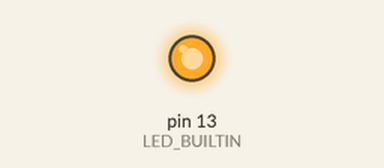
This sketch was run on a simulated Arduino Uno, built with avr-gcc and run on an emulated ATmega328P. On the bench: output pins drawn as LEDs (lit = HIGH). What the sketch prints to the serial monitor is not drawn.

Above: at 2.3 s.
At 21.0 s:
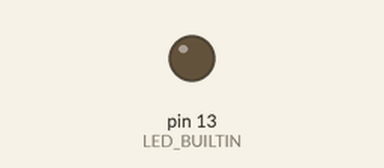
Timing chart, 0 to 29.3 s (numbered marks = the images above):
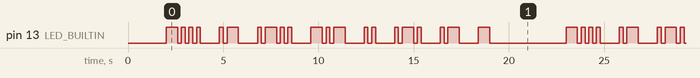

Measured:
- by itself, pin 13 (LED_BUILTIN): moves between LOW and HIGH, repeating every 21.0 s
- by itself, everything shown: repeats every 21.0 s, in 42 steps

The sketch:

balkirat_task1.1p.ino
```cpp
void dot() {
  digitalWrite(LED_BUILTIN, HIGH);
  Serial.print(".");
  delay(200);
  digitalWrite(LED_BUILTIN, LOW);
  delay(200);
}

void dash() {
  digitalWrite(LED_BUILTIN, HIGH);
  Serial.print("-");
  delay(600);
  digitalWrite(LED_BUILTIN, LOW);
  delay(200);
}

void letterSpace() {
  Serial.print(" ");
  delay(800);
}

void setup() {
  pinMode(LED_BUILTIN, OUTPUT);
  Serial.begin(9600);
  delay(2000);
  Serial.println("Blinking name: BALKIRAT in Morse Code");
}

void loop() {
  // B = -...
  dash(); dot(); dot(); dot();
  letterSpace();

  // A = .-
  dot(); dash();
  letterSpace();

  // L = .-..
  dot(); dash(); dot(); dot();
  letterSpace();

  // K = -.-
  dash(); dot(); dash();
  letterSpace();

  // I = ..
  dot(); dot();
  letterSpace();

  // R = .-.
  dot(); dash(); dot();
  letterSpace();

  // A = .-
  dot(); dash();
  letterSpace();

  // T = -
  dash();
  letterSpace();

  Serial.println();
  delay(3000);
}
```
